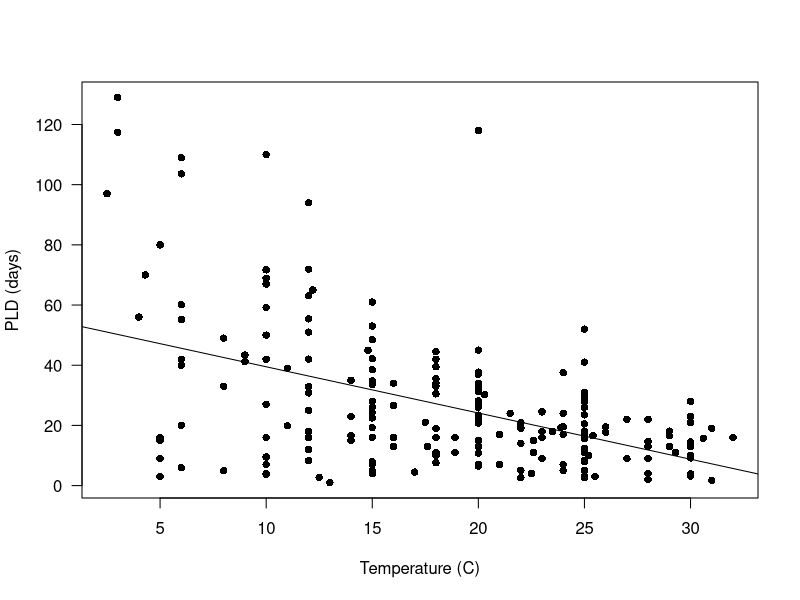
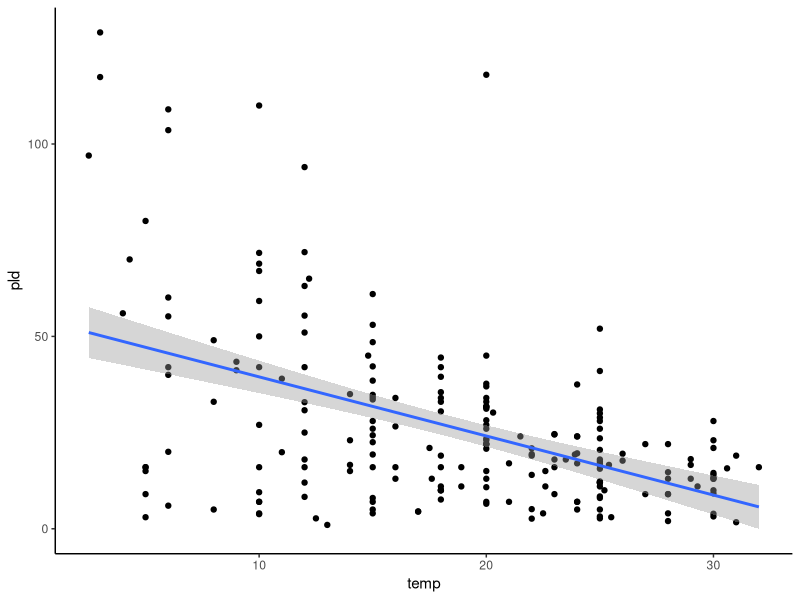
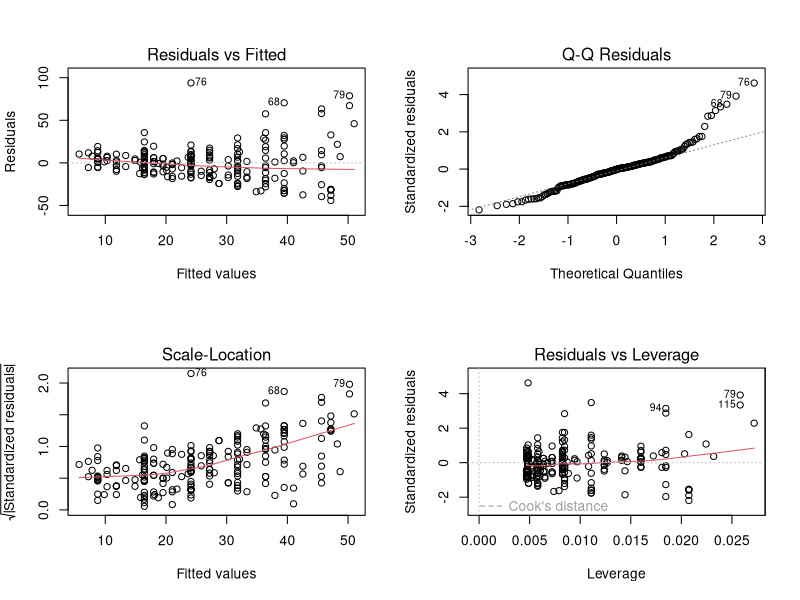
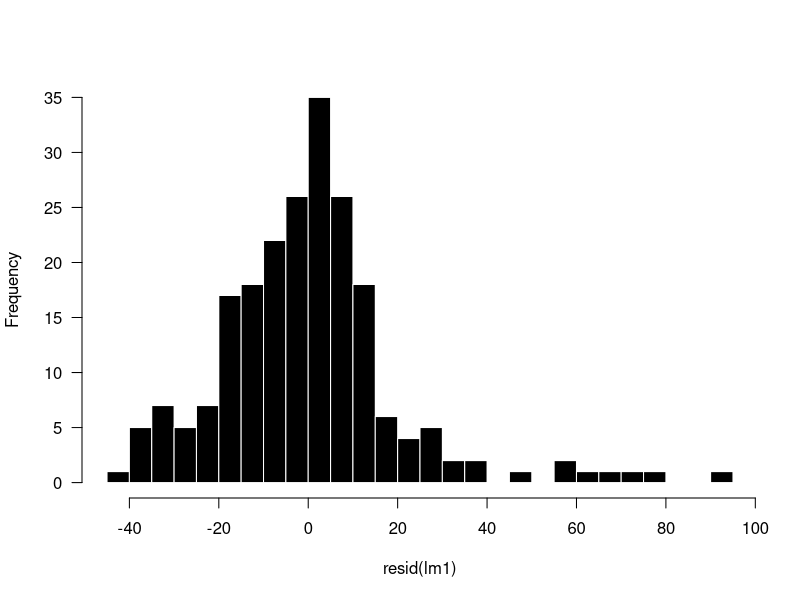
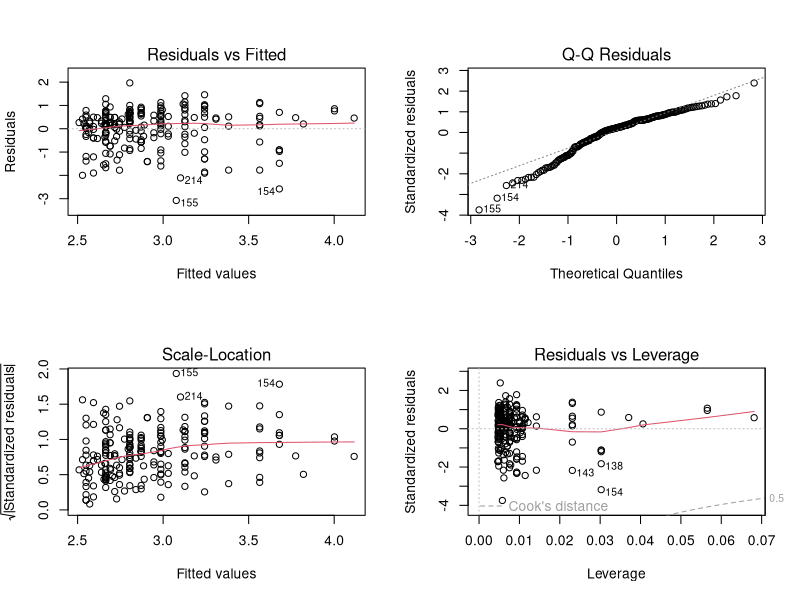
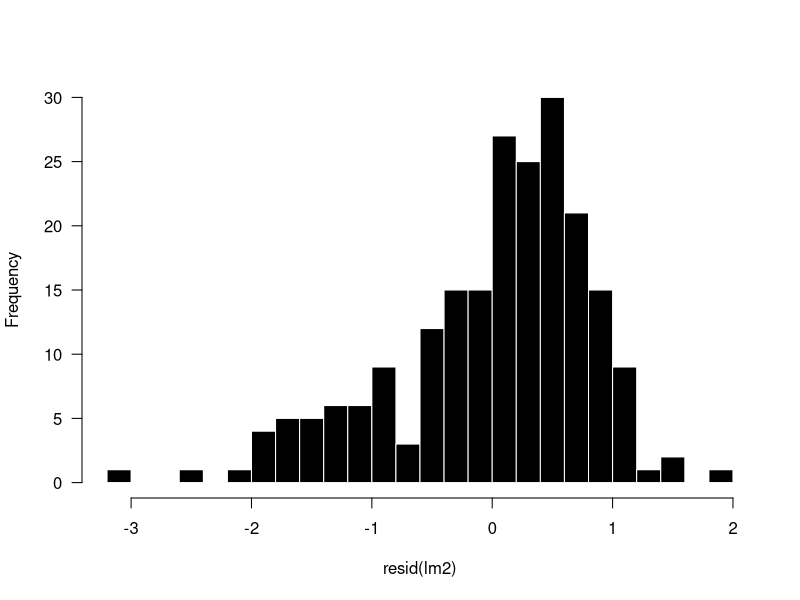
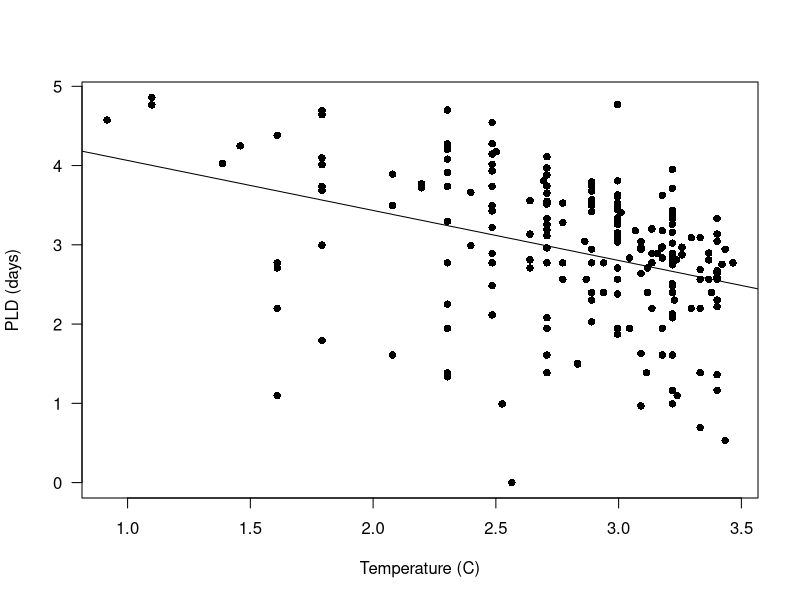
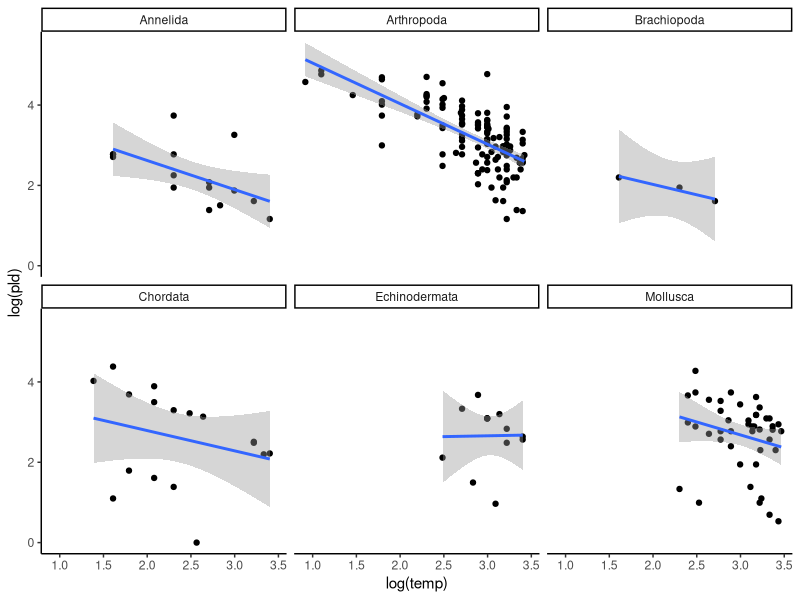

Write the R code that produced these figures, in order.
# Install packages
library(arm)
library(lattice)
library(tidyverse)

# Read in data
df <- read.table('PLD.txt',na.strings='NA',header=T)

str(df)
head(df)
dim(df)
summary(df)

# Plot PLD temp relationship (can be done a lot of ways)
# Base R
plot(pld ~ temp, data=df,
     xlab='Temperature (C)', ylab='PLD (days)',
     pch = 16,las=1)
abline(lm(pld ~ temp, data=df)) 

# ggplot
ggplot(df, aes(y = pld, x= temp)) +
        geom_point() +
        theme_classic() +
        stat_smooth(method = "lm") 



# Fit linear model and check diagnostics
lm1 <- lm(pld ~ temp, data=df)
summary(lm1)

# Diagnostic plots
par(mfrow=c(2,2))
plot(lm1)

# Histogram of residuals
par(mfrow=c(1,1))
hist(resid(lm1), breaks=20, las=1, col=1, border='white', main='')

# Assumption of homoscedasticity is violated, we will work with log(temp) and log(pld)

# Log-transform the pld and temp data
lm2 <- lm(log(pld) ~ log(temp), data=df)
par(mfrow=c(2,2))
plot(lm2)

par(mfrow=c(1,1))
hist(resid(lm2),breaks=20, las=1, col=1, border='white', main='')

# Residual plots look better

# Summary of model output
summary(lm2)
plot(log(pld) ~ log(temp), data=df,
     xlab='Temperature (C)', ylab='PLD (days)',
     pch = 16,las=1)
abline(lm2)

# With phylum memberships
ggplot(df, aes(y = log(pld), x = log(temp))) +
        geom_point() +
        theme_classic() +
        stat_smooth(method = "lm") +
        facet_wrap(~phylum)


####################
# Add random effects
library(lme4)

# Make log-transformed variables
df$l.pld <- log(df$pld)
df$l.temp <- log(df$temp)

xyplot(l.pld ~ l.temp | species, df, pch=16, type = c("p", "r"),
       ylim=c(0,10),par.strip.text=list(cex=0.5))

ggplot(df, aes(y = log(pld), x = log(temp))) +
        geom_point() +
        theme_classic() +
        stat_smooth(method = "lm",fullrange = T, se = F) +
        facet_wrap(~species)

# Evidence for which parameters to be Random Effects?

# Random intercepts
mm1 <- lmer(l.pld ~ l.temp + (1 | species), data = df)
summary(mm1)
coef(mm1)$species

# ICC
vars <- as.data.frame(VarCorr(mm1))
ICC <- vars$vcov[1] / (vars$vcov[1] + vars$vcov[2])
ICC #proportion of the total variance in Y that is accounted for by the clustering.

# Random slopes
mm2 <- lmer(l.pld ~ l.temp + ( 0 + l.temp | species), data = df)
summary(mm2)
coef(mm2)$species

# Random intercept and slope (correlated)
mm3 <- lmer(l.pld ~ l.temp + (l.temp | species), data = df)
summary(mm3)
coef(mm3)$species

# Random intercept and slope (not correlated)
#mm4 <- lmer(l.pld ~ l.temp + (1 | species) + ( 0 + l.temp | species), data = df)
#summary(mm4)
#coef(mm4)$species
#anova(mm3, mm4)

## Plotting
# There are lots of options

# ggplot2, sjPlot, and other packages can plot random effects and mixed models
# Or, be HARDCORE and plot it without a package using loops!
# Note xyplot() does not use random coefficients! 

# Plot Raw Data
xyplot(l.pld ~ l.temp | species, df, pch=16, type = c("p", "r"),
       ylim=c(0,10),par.strip.text=list(cex=0.5))

# Plot random effect on intercepts
xyplot(fitted(mm1) ~ l.temp | species, df, pch=16, type = c("p", "r"),
       ylim=c(0,10),par.strip.text=list(cex=0.5))

# Plot random effect on slopes
xyplot(fitted(mm2) ~ l.temp | species, df, pch=16, type = c("p", "r"),
       ylim=c(0,10),par.strip.text=list(cex=0.5))

# Plot random effect on intercepts and slopes
xyplot(fitted(mm3) ~ l.temp | species, df, pch=16, type = c("p", "r"),
       ylim=c(0,10),par.strip.text=list(cex=0.5))




# Simulation with 3 groups with different intercepts (same slopes)
# Modeled with fixed effects only and then a random intercept
# Mixed model produces better results
x.g <- 1:5
a1 <- 0
a2 <- 2
a3 <- 4
b <- 1
sigma2 <- 0.45
n <- 5
set.seed(8)
eps <-rnorm(n,mean=0,sd=sqrt(sigma2))
y1 <- a1 + b * x.g + eps
y2 <- a2 + b * x.g + eps
y3 <- a3 + b * x.g + eps
y <- c(y1, y2, y3)
x <- c(x.g, x.g, x.g)
g <- c(rep(1, 5),rep(2, 5),rep(3, 5))

df <- cbind(y, x, g)

df <- as.data.frame(df)

plot(y ~ x, data = df, 
     xlim = c(0,6), ylim = c(0,10), pch=16)

plot(y ~ x, data = df, col=df$g, 
     xlim = c(0,6), ylim = c(0,10), pch=16)

lm.sim <- lm(y ~ x, data = df)
summary(lm.sim)

# Random intercepts
mm.sim <- lmer(y ~ x  + (1 | g), data = df)
summary(mm.sim)
coef(mm.sim)

AIC(lm.sim, mm.sim)

# ICC
vars <- as.data.frame(VarCorr(mm.sim))
ICC <- vars$vcov[1] / (vars$vcov[1] + vars$vcov[2])
ICC #proportion of the total variance in Y that is accounted for by the clustering.


########## RE not needed
x.g <- 1:5
a1 <- 0
a2 <- 0
a3 <- 0
b <- 1
sigma2 <- 0.25
n <- 5
#set.seed(8)
eps <-rnorm(n,mean=0,sd=sqrt(sigma2))
y1 <- a1 + b * x.g + eps
eps <-rnorm(n,mean=0,sd=sqrt(sigma2))
y2 <- a2 + b * x.g + eps
eps <-rnorm(n,mean=0,sd=sqrt(sigma2))
y3 <- a3 + b * x.g + eps
y <- c(y1, y2, y3)
x <- c(x.g, (x.g +0.1), (x.g+0.2))
g <- c(rep(1, 5),rep(2, 5),rep(3, 5))

df <- cbind(y, x, g)

df <- as.data.frame(df)

plot(y ~ x, data = df, 
     xlim = c(0,6), ylim = c(0,6), pch=16)

plot(y ~ x, data = df, col=df$g, 
     xlim = c(0,6), ylim = c(0,6), pch=16)

lm.sim <- lm(y ~ x, data = df)
summary(lm.sim)

# Random intercepts
mm.sim <- lmer(y ~ x  + (1 | g), data = df)
summary(mm.sim)
coef(mm.sim)

AIC(lm.sim, mm.sim)

# ICC
vars <- as.data.frame(VarCorr(mm.sim))
ICC <- vars$vcov[1] / (vars$vcov[1] + vars$vcov[2])
ICC
